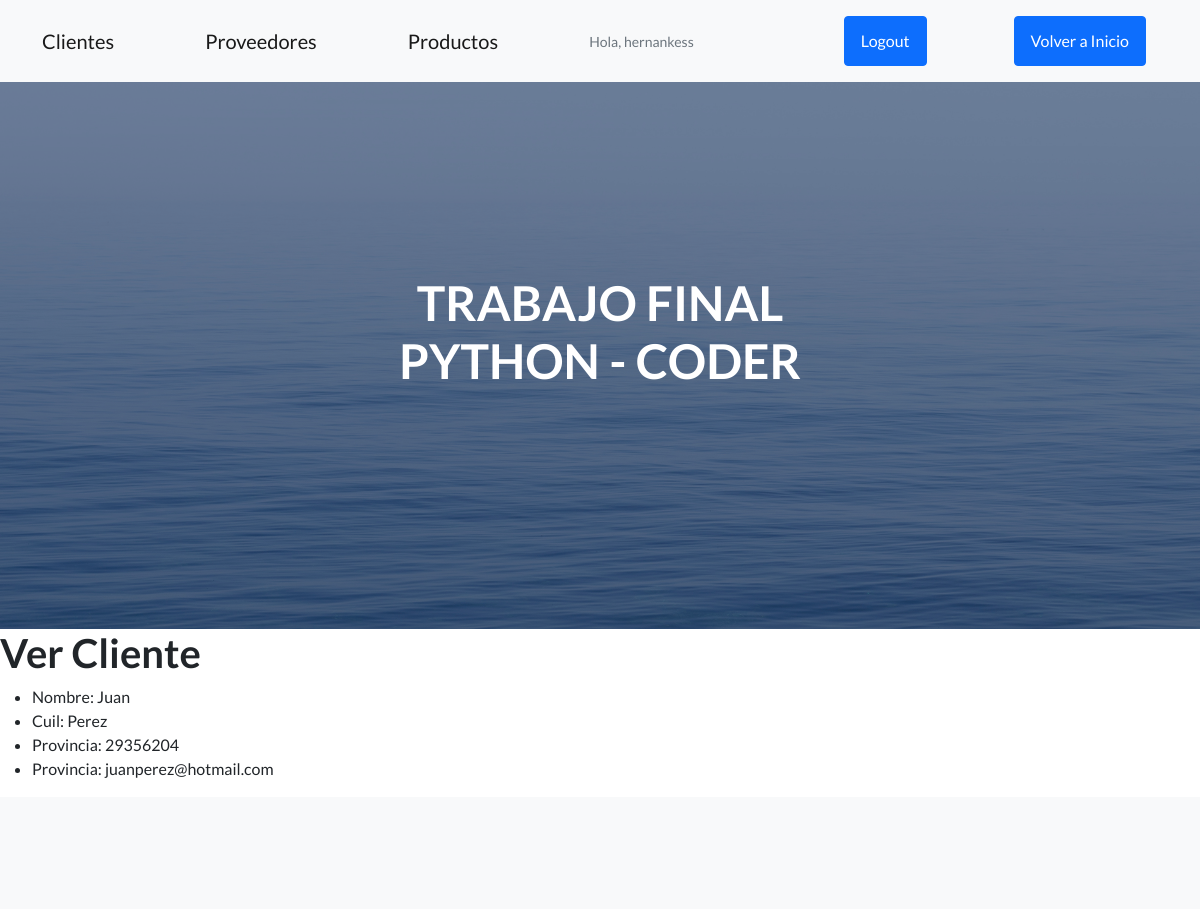
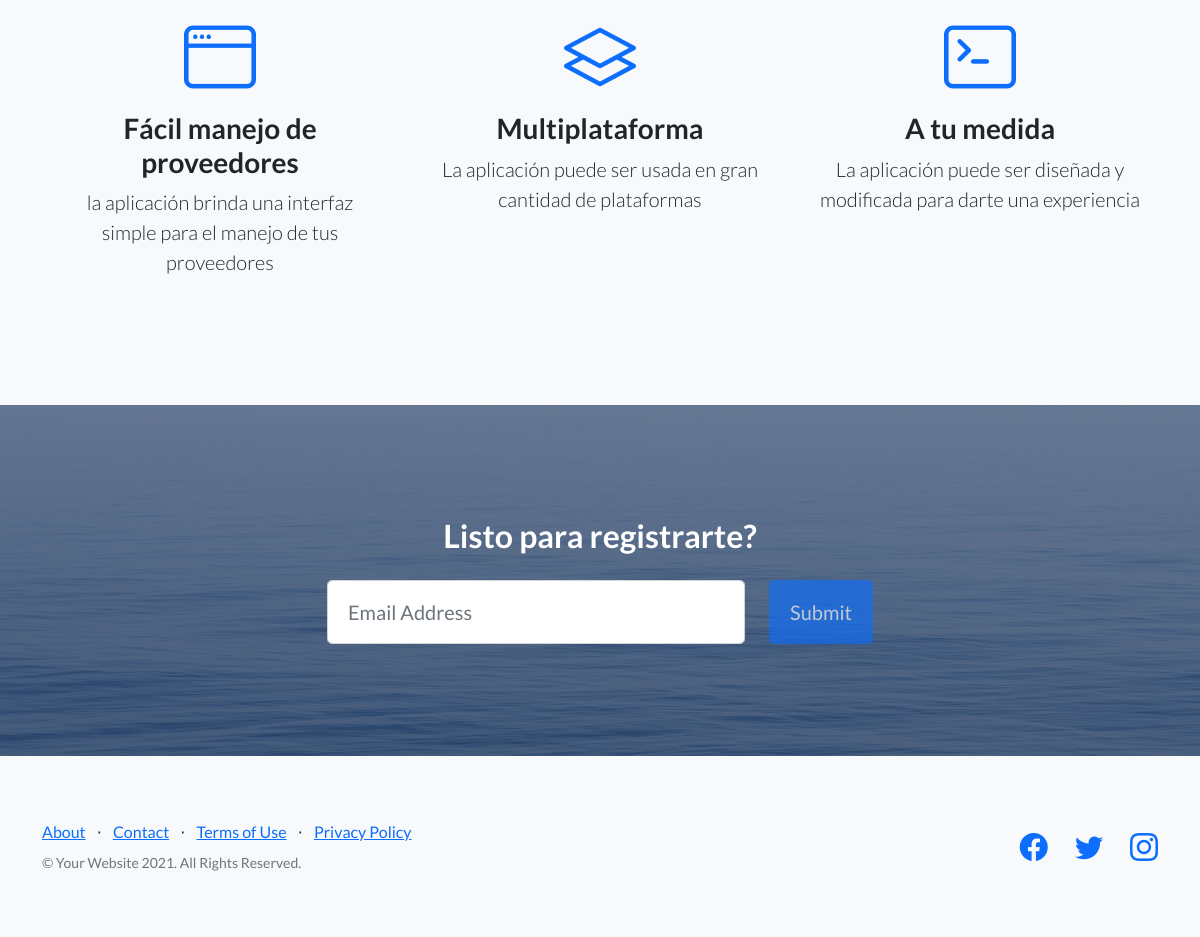
Page /AppTP/cliente/Detail/1 (signed in) on the committed database (2 pictures, top to bottom).
### AppTP/models.py (models this page shows, shortened)
class Cliente(models.Model):
    nombre = models.CharField(max_length=30)
    apellido = models.CharField(max_length=30)
    dni = models.IntegerField()
    email = models.EmailField()

### AppTP/views.py (the view)
# urls.py: path("cliente/Detail/<pk>", views.ClientesDetailView.as_view(), name = "Cliente_detail"),
class ClientesDetailView(LoginRequiredMixin, DetailView):
      model = Cliente
      template_name = "AppTP/ver_cliente.html"

### AppTP/Templates/AppTP/ver_cliente.html (shortened to what this page needs)
{% extends "AppTP/padre.html" %}
{% load static%}
{% block link %}
<nav class="navbar navbar-light bg-light static-top">
    <div class="container">
        <a class="btn btn-primary" href={% url "Inicio" %} >Volver a Inicio</a>
    </div>
</nav>
{% endblock %}
{% block contenidoquecambia %}
<h1>Ver Cliente</h1>
<ul>
    <li>Nombre: {{cliente.nombre}} </li>
    <li>Cuil: {{cliente.apellido}}</li>
    <li>Provincia: {{cliente.dni}}</li>
    <li>Provincia: {{cliente.email}}</li>
</ul>
{% endblock %}

### AppTP/Templates/AppTP/padre.html (shortened to what this page needs)
<!DOCTYPE html>
<html lang="en">
    <head>
        {% load static %}
        <link href="https://cdn.jsdelivr.net/npm/bootstrap-icons@1.5.0/font/bootstrap-icons.css" rel="stylesheet" type="text/css" />
        <link href= "{% static "AppTP/css/styles.css" %}" rel="stylesheet" />
    </head>
    <body>
        <nav class="navbar navbar-light bg-light static-top">
            <div class="container">
                <a class="navbar-brand" href={% url "Clientes" %}>Clientes</a>
                <a class="navbar-brand" href={% url "Proveedores" %}>Proveedores</a>
                <a class="navbar-brand" href={% url "Productos" %}>Productos</a>
                {% if not request.user.is_authenticated %}
                <a class="btn btn-primary" href="{% url 'Login' %}">Iniciar Sesión</a>
                {% else %}
                <p class="text-muted small mb-4 mb-lg-0">Hola, {{user.username}}</p>
                <a class="btn btn-primary" href="{% url 'Logout' %}">Logout</a>
                {% endif %}
                {% block link %}
                {% endblock %}
            </div>
        </nav>
        <header class="masthead">
            <div class="container position-relative">
                <div class="row justify-content-center">
                    <div class="col-xl-6">
                        <div class="text-center text-white">
                            <h1 class="mb-5">TRABAJO FINAL PYTHON - CODER</h1>
                        </div>
                    </div>
                </div>
            </div>
        </header>
        {% block contenidoquecambia %}
        {% endblock %}
        <section class="features-icons bg-light text-center">
            <div class="container">
                <div class="row">
                    <div class="col-lg-4">
                        <div class="features-icons-item mx-auto mb-5 mb-lg-0 mb-lg-3">
                            <div class="features-icons-icon d-flex"><i class="bi-window m-auto text-primary"></i></div>
                            <h3>Fácil manejo de proveedores</h3>
                            <p class="lead mb-0">la aplicación brinda una interfaz simple para el manejo de tus proveedores</p>
                        </div>
                    </div>
                    <div class="col-lg-4">
                        <div class="features-icons-item mx-auto mb-5 mb-lg-0 mb-lg-3">
                            <div class="features-icons-icon d-flex"><i class="bi-layers m-auto text-primary"></i></div>
                            <h3>Multiplataforma</h3>
                            <p class="lead mb-0">La aplicación puede ser usada en gran cantidad de plataformas</p>
                        </div>
                    </div>
                    <div class="col-lg-4">
                        <div class="features-icons-item mx-auto mb-0 mb-lg-3">
                            <div class="features-icons-icon d-flex"><i class="bi-terminal m-auto text-primary"></i></div>
                            <h3>A tu medida</h3>
                            <p class="lead mb-0">La aplicación puede ser diseñada y modificada para darte una experiencia</p>
                        </div>
                    </div>
                </div>
            </div>
        </section>
        <section class="call-to-action text-white text-center" id="signup">
            <div class="container position-relative">
                <div class="row justify-content-center">
                    <div class="col-xl-6">
                        <h2 class="mb-4">Listo para registrarte?</h2>
                        <form class="form-subscribe" id="contactFormFooter" data-sb-form-api-token="API_TOKEN">
                            <div class="row">
                                <div class="col">
                                    <input class="form-control form-control-lg" id="emailAddressBelow" type="email" placeholder="Email Address" data-sb-validations="required,email" />
                                </div>
                                <div class="col-auto"><button class="btn btn-primary btn-lg disabled" id="submitButton" type="submit">Submit</button></div>
                            </div>
                        </form>
                    </div>
                </div>
            </div>
        </section>
        <footer class="footer bg-light">
            <div class="container">
                <div class="row">
                    <div class="col-lg-6 h-100 text-center text-lg-start my-auto">
                        <ul class="list-inline mb-2">
                            <li class="list-inline-item"><a href="#!">About</a></li>
                            <li class="list-inline-item">⋅</li>
                            <li class="list-inline-item"><a href="#!">Contact</a></li>
                            <li class="list-inline-item">⋅</li>
                            <li class="list-inline-item"><a href="#!">Terms of Use</a></li>
                            <li class="list-inline-item">⋅</li>
                            <li class="list-inline-item"><a href="#!">Privacy Policy</a></li>
                        </ul>
                        <p class="text-muted small mb-4 mb-lg-0">&copy; Your Website 2021. All Rights Reserved.</p>
                    </div>
                    <div class="col-lg-6 h-100 text-center text-lg-end my-auto">
                        <ul class="list-inline mb-0">
                            <li class="list-inline-item me-4">
                                <a href="#!"><i class="bi-facebook fs-3"></i></a>
                            </li>
                            <li class="list-inline-item me-4">
                                <a href="#!"><i class="bi-twitter fs-3"></i></a>
                            </li>
                            <li class="list-inline-item">
                                <a href="#!"><i class="bi-instagram fs-3"></i></a>
                            </li>
                        </ul>
                    </div>
                </div>
            </div>
        </footer>
    </body>
</html>

### rows in the picture
Cliente: nombre "Juan", apellido "Perez", dni "29356204", email "juanperez@hotmail.com"

### other values in the picture
{{ user.username }} "hernankess"
